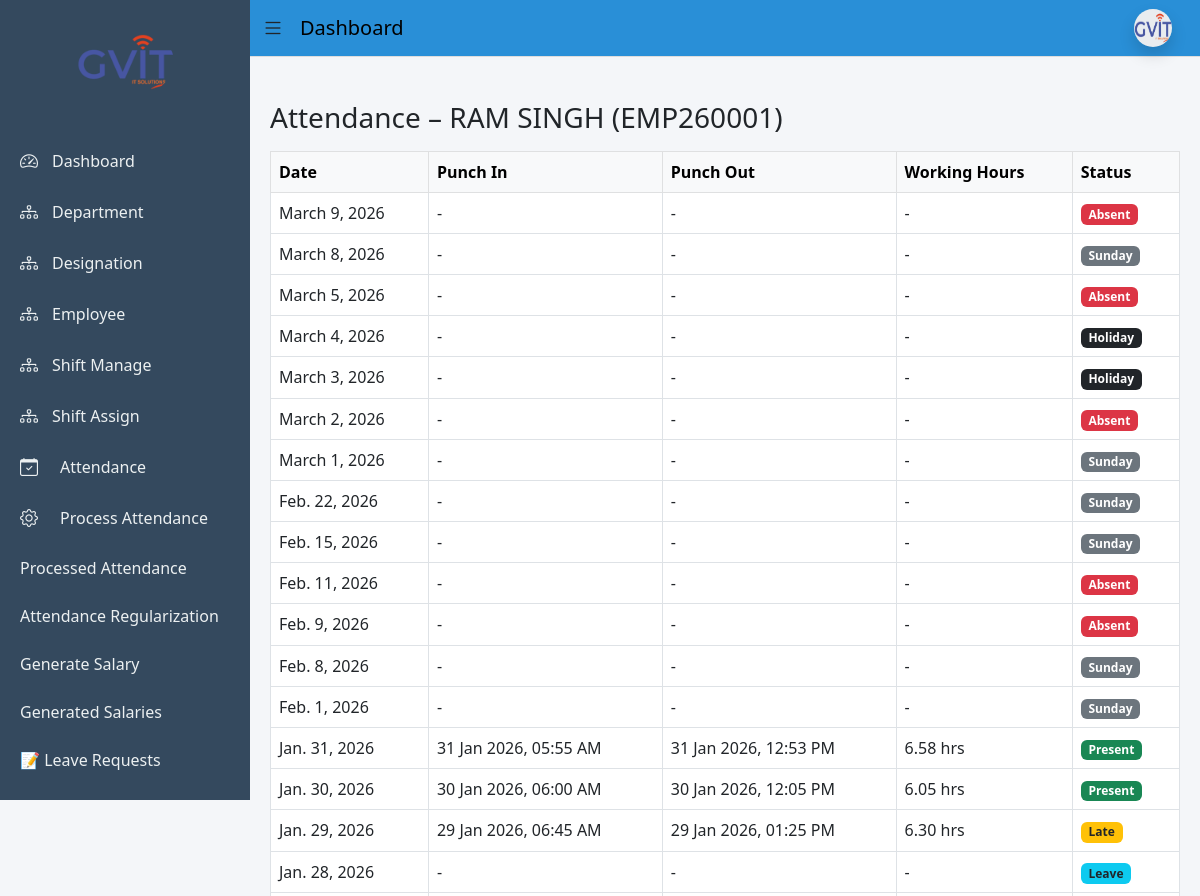
The app's page /dashboard/attendance/employee/4/ (signed in, upper part), older data.
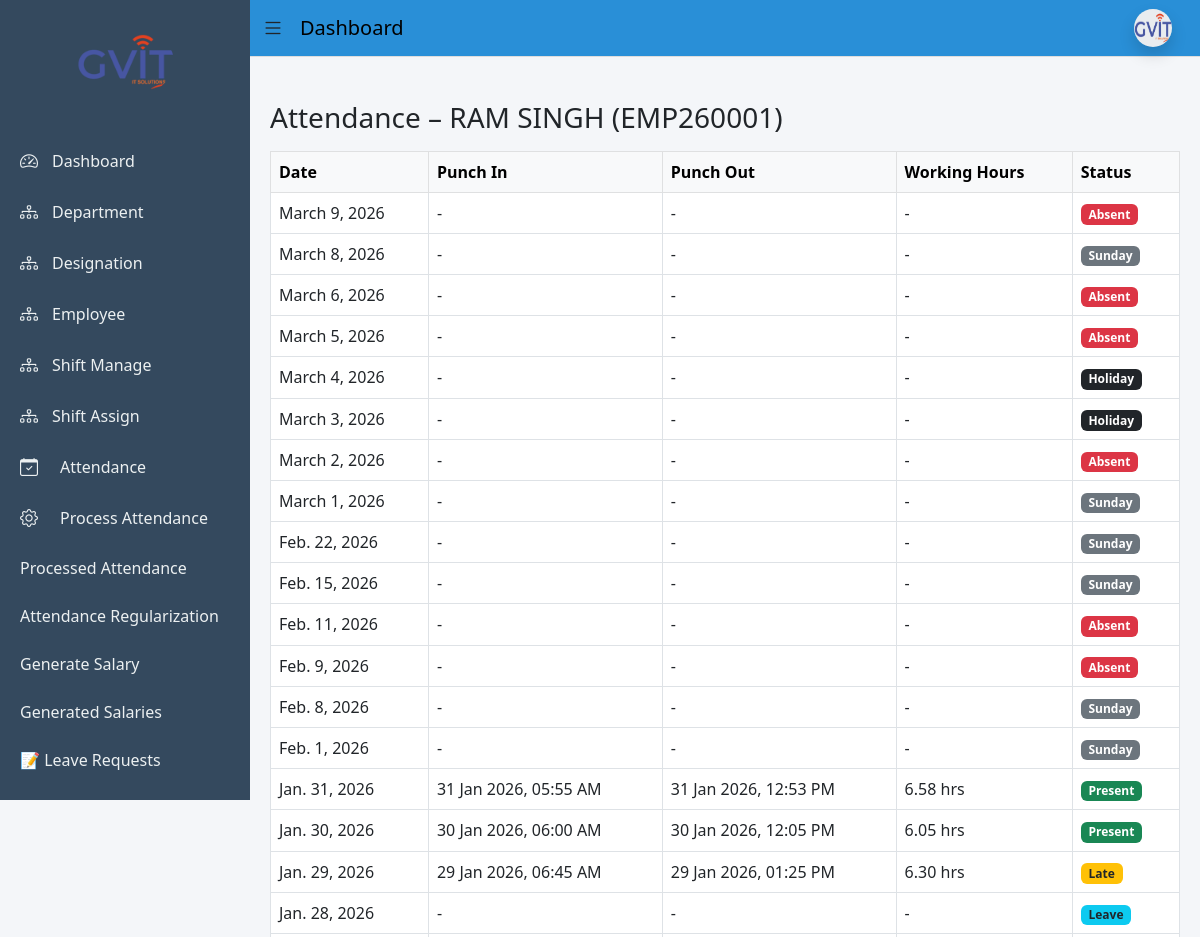
The same page, newer data.
### app/models.py (models this page shows, shortened)
class Attendance(models.Model):
    employee = models.ForeignKey(
        Employee,
        on_delete=models.CASCADE,
        related_name="attendance_records"
    )
    date = models.DateField(default=timezone.localdate)
    punch_in = models.DateTimeField(null=True, blank=True)
    punch_out = models.DateTimeField(null=True, blank=True)
    working_hours = models.DecimalField(
        max_digits=5,
        decimal_places=2,
        null=True,
        blank=True
    )
    status = models.CharField(
        max_length=20,
        choices=[
            ('Present', 'Present'),
            ('Late', 'Late'),
            ('Half Day', 'Half Day'),
            ('LWP', 'Leave With Pay'),
            ('Leave', 'Leave'),
            ('Holiday', 'Holiday'),
            ('Absent', 'Absent'),
        ],
        default='Absent'
    )
    is_processed = models.BooleanField(default=False)
    class Meta:
        ordering = ['-date']
        unique_together = ('employee', 'date')

### app/views.py (the view)
# urls.py: path('dashboard/attendance/employee/<int:emp_id>/',views.admin_employee_attendance_detail,name='admin_employee_attendance_detail'),
@staff_member_required
def admin_employee_attendance_detail(request, emp_id):
    employee = get_object_or_404(Employee, id=emp_id)
    attendances = Attendance.objects.filter(employee=employee)
    leaves = Leave.objects.filter(employee=employee, status='Approved')
    holidays = Holiday.objects.all()
    rows = {}
    for att in attendances:
        rows[att.date] = {
            'date': att.date,
            'punch_in': att.punch_in,
            'punch_out': att.punch_out,
            'working_hours': att.working_hours,
            'status': att.status
        }
    for leave in leaves:
        current = leave.start_date
        while current <= leave.end_date:
            rows[current] = {
                'date': current,
                'punch_in': None,
                'punch_out': None,
                'working_hours': None,
                'status': 'Leave'
            }
            current += timedelta(days=1)
    for holiday in holidays:
        if holiday.date not in rows:
            rows[holiday.date] = {
                'date': holiday.date,
                'punch_in': None,
                'punch_out': None,
                'working_hours': None,
                'status': 'Holiday'
            }
    start_date = date.today().replace(month=1, day=1)
    end_date = date.today()
    current = start_date
    while current <= end_date:
        if current.weekday() == 6:  # Sunday
            if current not in rows:
                rows[current] = {
                    'date': current,
                    'punch_in': None,
                    'punch_out': None,
                    'working_hours': None,
                    'status': 'Sunday'
                }
        current += timedelta(days=1)
    history = sorted(rows.values(), key=lambda x: x['date'], reverse=True)
    return render(
        request,
        'admin/attendance/employee_attendance_detail.html',
        {
            'employee': employee,
            'history': history
        }
    )

### app/models.py (called while the page is built)
    def full_name(self):
        return f"{self.first_name} {self.middle_name} {self.last_name}".strip()

### templates/admin/attendance/employee_attendance_detail.html (shortened to what this page needs)
{% extends 'base_dashboard.html' %}
{% block content %}
<h3 class="mb-3">
  Attendance – {{ employee.full_name }} ({{ employee.employee_id }})
</h3>
<table class="table table-bordered">
  <thead class="table-light">
    <tr>
      <th>Date</th>
      <th>Punch In</th>
      <th>Punch Out</th>
      <th>Working Hours</th>
      <th>Status</th>
    </tr>
  </thead>
  <tbody>
    {% for a in history %}
    <tr>
      <td>{{ a.date }}</td>
      <td>{{ a.punch_in|date:"d M Y, h:i A"|default:"-" }}</td>
      <td>{{ a.punch_out|date:"d M Y, h:i A"|default:"-" }}</td>
      <td>
        {% if a.working_hours %}
          {{ a.working_hours }} hrs
        {% else %}
          -
        {% endif %}
      </td>
      <td>
        <span class="badge
          {% if a.status == 'Present' %}bg-success
          {% elif a.status == 'Late' %}bg-warning text-dark
          {% elif a.status == 'Half Day' %}bg-secondary
          {% elif a.status == 'Absent' %}bg-danger
          {% elif a.status == 'Leave' %}bg-info text-dark
          {% elif a.status == 'LWP' %}bg-primary
          {% elif a.status == 'Sunday' %}bg-secondary
          {% elif a.status == 'Holiday' %}bg-dark
          {% else %}bg-light text-dark{% endif %}">
          {{ a.status }}
        </span>
      </td>
    </tr>
    {% empty %}
    <tr>
      <td colspan="5" class="text-center">No attendance records</td>
    </tr>
    {% endfor %}
  </tbody>
</table>
{% endblock %}

Row changes from the older to the newer data that the page shows:
added Attendance: date "March 6, 2026", status "Absent"
